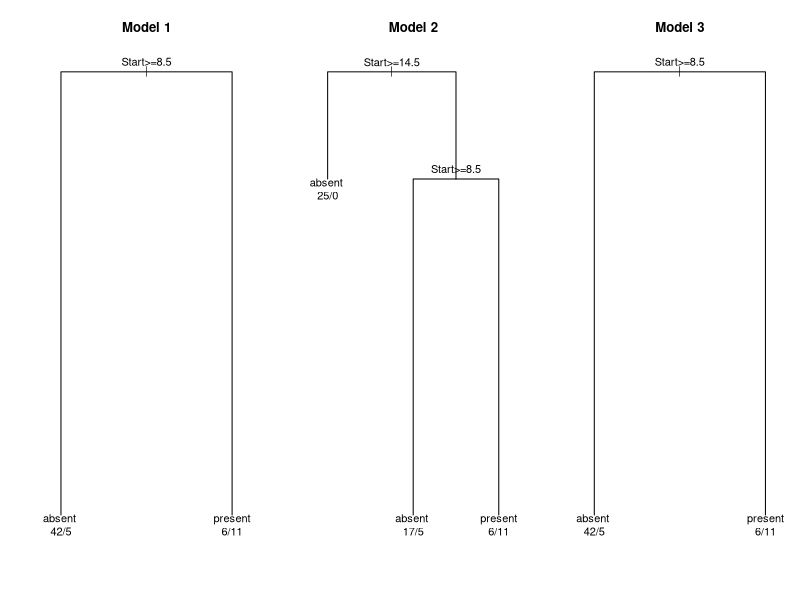

R code for this plot:
###################################################################################
## This code is part of Data Science Dojo's bootcamp
## Copyright (C) 2015

## Objective: Machine learning of Kyphosis classification with decision tree
## Data source: kyphosis data set in "rpart" package
## Please install "rpart" package: install.packages("rpart")
###################################################################################

## load the rpart library
library(rpart)

## DATA EXPLORATION
## load the kyphosis data
data(kyphosis)
## explore the data set
str(kyphosis)
dim(kyphosis)

## BUILD MODEL 1
## randomly choose 80% of the data set as training data
random.rows.train <- sample(1:nrow(kyphosis), 0.8*nrow(kyphosis), replace=F)
kyphosis.train <- kyphosis[random.rows.train,]
dim(kyphosis.train)
## select the other 20% as the testing data
random.rows.test <- setdiff(1:nrow(kyphosis),random.rows.train)
kyphosis.test <- kyphosis[random.rows.test,]
dim(kyphosis.test)
## fitting decision model on training set 
kyphosis.model1 <- rpart(Kyphosis ~ Age + Number + Start, data = kyphosis.train)

## MODEL 1 EVALUATION
## make prediction using decision model
kyphosis.test.predictions1 <- predict(kyphosis.model1, kyphosis.test, type = "class")
## extract out the observations in testing set
kyphosis.test.observations <- kyphosis.test[,1]
## show the confusion matrix
confusion.matrix1 <- table(kyphosis.test.predictions1, kyphosis.test.observations)
confusion.matrix1

## BUILD MODEL 2
## fitting decision model on training set 
kyphosis.model2 <- rpart(Kyphosis ~ Age + Number + Start, data = kyphosis.train, parms = list(prior = c(0.65, 0.35), split = "information"))

## MODEL 2 EVALUATION
## make prediction using decision model
kyphosis.test.predictions2 <- predict(kyphosis.model2, kyphosis.test, type = "class")
## show the confusion matrix
confusion.matrix2 <- table(kyphosis.test.predictions2, kyphosis.test.observations)
confusion.matrix2

## BUILD MODEL 3
## fitting decision model on training set 
kyphosis.model3 <- rpart(Kyphosis ~ Age + Number + Start, data = kyphosis.train, control = rpart.control(cp = 0.05))

## MODEL 2 EVALUATION
## make prediction using decision model
kyphosis.test.predictions3 <- predict(kyphosis.model3, kyphosis.test, type = "class")
## show the confusion matrix
confusion.matrix3 <- table(kyphosis.test.predictions3, kyphosis.test.observations)
confusion.matrix3

## VISUALIZE THE THREE MODELS
par(mfrow = c(1,3), xpd = TRUE)
plot(kyphosis.model1)
title(main = "Model 1")
text(kyphosis.model1, use.n = TRUE)
plot(kyphosis.model2)
title(main = "Model 2")
text(kyphosis.model2, use.n = TRUE)
plot(kyphosis.model3)
title(main = "Model 3")
text(kyphosis.model3, use.n = TRUE)


